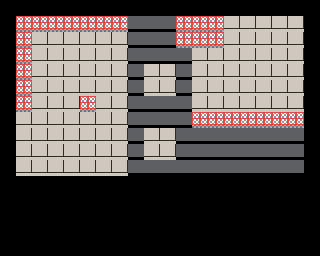

A level layout from a 2D game, rendered from its tile map. Below: a short description, then the map file with its tile-grid data intact:
An orthogonal 20x16 tile map with 16x16 px tiles, 5 tile layers (Floor 0 tiles, Floor 1 tiles, Floor 2 tiles, Floor 3 tiles, ...) and 13 objects.

<map version="1.9" tiledversion="1.9.0" orientation="orthogonal" renderorder="right-down" width="20" height="16" tilewidth="16" tileheight="16" infinite="0" nextlayerid="18" nextobjectid="529">
 <editorsettings>
  <export target="test_map.lua" format="lua" />
 </editorsettings>
 <tileset firstgid="1" name="test 3" tilewidth="16" tileheight="16" tilecount="16" columns="8">
  <image source="../assets/2d/tilesets/test.png" width="128" height="32" />
 </tileset>
 <group id="11" name="Floor 0">
  <layer id="12" name="Floor 0 tiles" width="20" height="16">
   <data encoding="csv">
0,0,0,0,0,0,0,0,0,0,0,0,0,0,0,0,0,0,0,0,
0,0,0,0,0,0,0,0,3,3,3,3,0,0,0,0,0,0,0,0,
0,0,0,0,0,0,0,0,3,3,3,3,0,0,0,0,0,0,0,0,
0,0,0,0,0,0,0,0,3,3,3,3,0,0,0,0,0,0,0,0,
0,0,0,0,0,0,0,0,3,0,0,3,0,0,0,0,0,0,0,0,
0,0,0,0,0,0,0,0,3,0,0,3,0,0,0,0,0,0,0,0,
0,0,0,0,0,0,0,0,3,3,3,3,0,0,0,0,0,0,0,0,
0,0,0,0,0,0,0,0,3,3,3,3,0,0,0,0,0,0,0,0,
0,0,0,0,0,0,0,0,3,0,0,3,3,3,3,3,3,3,3,0,
0,0,0,0,0,0,0,0,3,0,0,3,3,3,3,3,3,3,3,0,
0,0,0,0,0,0,0,0,3,3,3,3,3,3,3,3,3,3,3,0,
0,0,0,0,0,0,0,0,0,0,0,0,0,0,0,0,0,0,0,0,
0,0,0,0,0,0,0,0,0,0,0,0,0,0,0,0,0,0,0,0,
0,0,0,0,0,0,0,0,0,0,0,0,0,0,0,0,0,0,0,0,
0,0,0,0,0,0,0,0,0,0,0,0,0,0,0,0,0,0,0,0,
0,0,0,0,0,0,0,0,0,0,0,0,0,0,0,0,0,0,0,0
</data>
  </layer>
  <objectgroup color="#000000" id="3" name="Floor 0 hitbox">
   <object id="512" x="0" y="0" width="16" height="192" />
   <object id="513" x="16" y="176" width="304" height="16" />
   <object id="514" x="304" y="0" width="16" height="176" />
   <object id="515" x="16" y="0" width="288" height="16" />
  </objectgroup>
 </group>
 <group id="10" name="Floor 1">
  <layer id="13" name="Floor 1 tiles" width="20" height="16">
   <data encoding="csv">
0,0,0,0,0,0,0,0,0,0,0,0,0,0,0,0,0,0,0,0,
0,0,0,0,0,0,0,0,0,0,0,0,2,2,2,2,2,2,2,0,
0,0,2,2,2,2,2,2,0,0,0,0,2,2,2,2,2,2,2,0,
0,0,2,2,2,2,2,2,0,0,0,0,2,2,2,2,2,2,2,0,
0,0,2,2,2,2,2,2,0,2,2,0,2,2,2,2,2,2,2,0,
0,0,2,2,2,2,2,2,0,2,2,0,2,2,2,2,2,2,2,0,
0,0,2,2,2,0,2,2,0,0,0,0,2,2,2,2,2,2,2,0,
0,2,2,2,2,2,2,2,0,0,0,0,2,2,2,2,2,2,2,0,
0,2,2,2,2,2,2,2,0,2,2,0,0,0,0,0,0,0,0,0,
0,2,2,2,2,2,2,2,0,2,2,0,0,0,0,0,0,0,0,0,
0,2,2,2,2,2,2,2,0,0,0,0,0,0,0,0,0,0,0,0,
0,0,0,0,0,0,0,0,0,0,0,0,0,0,0,0,0,0,0,0,
0,0,0,0,0,0,0,0,0,0,0,0,0,0,0,0,0,0,0,0,
0,0,0,0,0,0,0,0,0,0,0,0,0,0,0,0,0,0,0,0,
0,0,0,0,0,0,0,0,0,0,0,0,0,0,0,0,0,0,0,0,
0,0,0,0,0,0,0,0,0,0,0,0,0,0,0,0,0,0,0,0
</data>
  </layer>
  <objectgroup color="#fafafa" id="5" name="Floor 1 hitbox">
   <object id="516" x="16" y="16" width="112" height="160" />
   <object id="517" x="192" y="16" width="112" height="112" />
   <object id="526" x="144" y="128" width="32" height="32" />
   <object id="527" x="144" y="64" width="32" height="32" />
  </objectgroup>
 </group>
 <group id="9" name="Floor 2">
  <layer id="14" name="Floor 2 tiles" width="20" height="16">
   <data encoding="csv">
0,0,0,0,0,0,0,0,0,0,0,0,0,0,0,0,0,0,0,0,
0,1,1,1,1,1,1,1,0,0,0,0,0,0,0,0,0,0,0,0,
0,1,0,0,0,0,0,0,0,0,0,0,0,0,0,0,0,0,0,0,
0,1,0,0,0,0,0,0,0,0,0,0,0,0,0,0,0,0,0,0,
0,1,0,0,0,0,0,0,0,0,0,0,0,0,0,0,0,0,0,0,
0,1,0,0,0,0,0,0,0,0,0,0,0,0,0,0,0,0,0,0,
0,1,0,0,0,1,0,0,0,0,0,0,0,0,0,0,0,0,0,0,
0,0,0,0,0,0,0,0,0,0,0,0,1,1,1,1,1,1,1,0,
0,0,0,0,0,0,0,0,0,0,0,0,0,0,0,0,0,0,0,0,
0,0,0,0,0,0,0,0,0,0,0,0,0,0,0,0,0,0,0,0,
0,0,0,0,0,0,0,0,0,0,0,0,0,0,0,0,0,0,0,0,
0,0,0,0,0,0,0,0,0,0,0,0,0,0,0,0,0,0,0,0,
0,0,0,0,0,0,0,0,0,0,0,0,0,0,0,0,0,0,0,0,
0,0,0,0,0,0,0,0,0,0,0,0,0,0,0,0,0,0,0,0,
0,0,0,0,0,0,0,0,0,0,0,0,0,0,0,0,0,0,0,0,
0,0,0,0,0,0,0,0,0,0,0,0,0,0,0,0,0,0,0,0
</data>
  </layer>
  <objectgroup color="#969696" id="2" name="Floor 2 hitbox">
   <object id="520" x="192" y="112" width="112" height="16" />
   <object id="523" x="16" y="16" width="16" height="96" />
   <object id="524" x="32" y="16" width="96" height="16" />
   <object id="525" x="80" y="96" width="16" height="16" />
  </objectgroup>
 </group>
 <group id="8" name="Floor 3">
  <layer id="15" name="Floor 3 tiles" width="20" height="16">
   <data encoding="csv">
0,0,0,0,0,0,0,0,0,0,0,0,0,0,0,0,0,0,0,0,
0,0,0,0,0,0,0,0,0,0,0,0,0,0,0,0,0,0,0,0,
0,0,0,0,0,0,0,0,0,0,0,0,0,0,0,0,0,0,0,0,
0,0,0,0,0,0,0,0,0,0,0,0,0,0,0,0,0,0,0,0,
0,0,0,0,0,0,0,0,0,0,0,0,0,0,0,0,0,0,0,0,
0,0,0,0,0,0,0,0,0,0,0,0,0,0,0,0,0,0,0,0,
0,0,0,0,0,0,0,0,0,0,0,0,0,0,0,0,0,0,0,0,
0,0,0,0,0,0,0,0,0,0,0,0,0,0,0,0,0,0,0,0,
0,0,0,0,0,0,0,0,0,0,0,0,0,0,0,0,0,0,0,0,
0,0,0,0,0,0,0,0,0,0,0,0,0,0,0,0,0,0,0,0,
0,0,0,0,0,0,0,0,0,0,0,0,0,0,0,0,0,0,0,0,
0,0,0,0,0,0,0,0,0,0,0,0,0,0,0,0,0,0,0,0,
0,0,0,0,0,0,0,0,0,0,0,0,0,0,0,0,0,0,0,0,
0,0,0,0,0,0,0,0,0,0,0,0,0,0,0,0,0,0,0,0,
0,0,0,0,0,0,0,0,0,0,0,0,0,0,0,0,0,0,0,0,
0,0,0,0,0,0,0,0,0,0,0,0,0,0,0,0,0,0,0,0
</data>
  </layer>
  <objectgroup color="#323232" id="4" name="Floor 3 hitbox" />
 </group>
 <group id="7" name="Floor 4">
  <layer id="16" name="Floor 4 tiles" width="20" height="16">
   <data encoding="csv">
0,0,0,0,0,0,0,0,0,0,0,0,0,0,0,0,0,0,0,0,
0,0,0,0,0,0,0,0,0,0,0,1,1,1,0,0,0,0,0,0,
0,0,0,0,0,0,0,0,0,0,0,1,1,1,0,0,0,0,0,0,
0,0,0,0,0,0,0,0,0,0,0,0,0,0,0,0,0,0,0,0,
0,0,0,0,0,0,0,0,0,0,0,0,0,0,0,0,0,0,0,0,
0,0,0,0,0,0,0,0,0,0,0,0,0,0,0,0,0,0,0,0,
0,0,0,0,0,0,0,0,0,0,0,0,0,0,0,0,0,0,0,0,
0,0,0,0,0,0,0,0,0,0,0,0,0,0,0,0,0,0,0,0,
0,0,0,0,0,0,0,0,0,0,0,0,0,0,0,0,0,0,0,0,
0,0,0,0,0,0,0,0,0,0,0,0,0,0,0,0,0,0,0,0,
0,0,0,0,0,0,0,0,0,0,0,0,0,0,0,0,0,0,0,0,
0,0,0,0,0,0,0,0,0,0,0,0,0,0,0,0,0,0,0,0,
0,0,0,0,0,0,0,0,0,0,0,0,0,0,0,0,0,0,0,0,
0,0,0,0,0,0,0,0,0,0,0,0,0,0,0,0,0,0,0,0,
0,0,0,0,0,0,0,0,0,0,0,0,0,0,0,0,0,0,0,0,
0,0,0,0,0,0,0,0,0,0,0,0,0,0,0,0,0,0,0,0
</data>
  </layer>
  <objectgroup color="#646464" id="6" name="Floor 4 hitbox">
   <object id="528" x="176" y="16" width="48" height="32" />
  </objectgroup>
 </group>
</map>